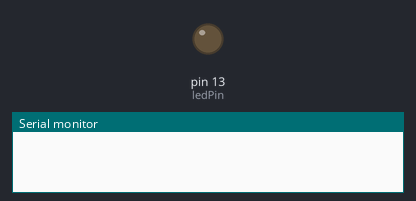
Bench run of a sketch on a simulated Arduino Uno, built with avr-gcc and run on an emulated ATmega328P. On the bench: output pins drawn as LEDs (lit = HIGH), the last lines printed to the serial monitor.

Above: at 0.5 s.
At 5.0 s:
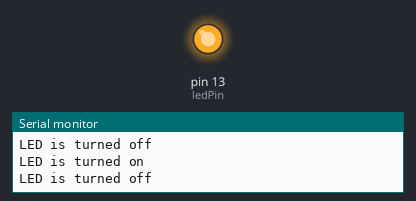
Timing chart, 0 to 6.9 s (numbered marks = the images above):
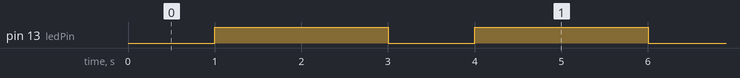

The sketch:

task1.ino
```cpp
const int ledPin =  LED_BUILTIN;

// Variables will change:
int ledState = LOW;             // ledState used to set the LED

// Generally, you should use "unsigned long" for variables that hold time
// The value will quickly become too large for an int to store
unsigned long previousMillis = 0;        // will store last time LED was updated

// constants won't change:
const long intervalOn = 1000;           // interval at which to blink (milliseconds)

const long intervalOff = 2000;

long interval = 0;
void setup() {
  // initialize digital pin LED_BUILTIN as an output.
  pinMode(LED_BUILTIN, OUTPUT);
  Serial.begin(115200);
}

// the loop function runs over and over again forever
/*
void loop() {
  digitalWrite(LED_BUILTIN, HIGH);   // turn the LED on (HIGH is the voltage level)
  delay(1000);                       // wait for a second
  digitalWrite(LED_BUILTIN, LOW);    // turn the LED off by making the voltage LOW
  delay(1000);  // wait for a second
  }
}
*/

void loop() {
  // here is where you'd put code that needs to be running all the time.

  // check to see if it's time to blink the LED; that is, if the difference
  // between the current time and last time you blinked the LED is bigger than
  // the interval at which you want to blink the LED.
  unsigned long currentMillis = millis();


  if(ledState == HIGH) {
    interval = intervalOff;
   } else {
    interval = intervalOn;
   }

  if (currentMillis - previousMillis >= interval) {
    // save the last time you blinked the LED
    previousMillis = currentMillis;

    // if the LED is off turn it on and vice-versa:
    if (ledState == LOW) {
      ledState = HIGH;
      Serial . println ( "LED is turned off" ) ;
    } else {
      ledState = LOW;
      Serial . println ( "LED is turned on" ) ;
    }

    // set the LED with the ledState of the variable:
    digitalWrite(ledPin, ledState);
  }
}
```

Measured:
- by itself, pin 13 (ledPin): alternates HIGH for 2.0 s and LOW for 1.0 s
